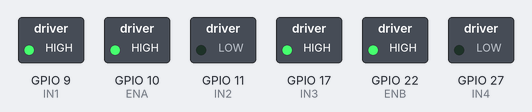
Simulated run of this program. Board: Raspberry Pi (BCM pin numbers). On the bench: switched loads named in the program (green lamp = pin HIGH).

Above: at 0.1 s.
Timing chart, 0 to 1.6 s (numbered marks = the images above):
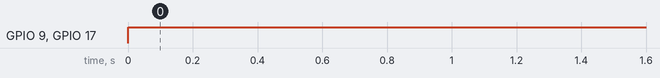

The program:

forward.py
```python
import RPi.GPIO as GPIO  # GPIO-Bibliothek importieren
import time              # Modul time importieren
GPIO.setmode(GPIO.BCM)   # Verwende BCM-Pinnummern

# GPIO-Channel festlegen
# Motor A
ENA = 10   # Enable Motor A
IN1 = 9    # In 1
IN2 = 11   # In 2
# Motor B
ENB = 22  # Enable Motor B
IN3 = 17  # In 3
IN4 = 27  # In 4

# GPIOs als Ausgang setzen
GPIO.setup(ENA, GPIO.OUT)
GPIO.setup(IN1, GPIO.OUT)
GPIO.setup(IN2, GPIO.OUT)
GPIO.setup(ENB, GPIO.OUT)
GPIO.setup(IN3, GPIO.OUT)
GPIO.setup(IN4, GPIO.OUT)

# Enable für Motor A und B anschalten
GPIO.output(ENA, 1)
GPIO.output(ENB, 1)

try:
    while True:
        GPIO.output(IN1, 1)  # Motor A Rechtslauf
        GPIO.output(IN2, 0)  # Motor A Rechtslauf
        GPIO.output(IN3, 1)  # Motor B Rechtslauf
        GPIO.output(IN4, 0)  # Motor B Rechtslauf

except KeyboardInterrupt:
    GPIO.output(IN1, 0)  # Bremsen
    GPIO.output(IN2, 0)  # Bremsen
    GPIO.output(IN3, 0)  # Bremsen
    GPIO.output(IN4, 0)  # Bremsen
    GPIO.cleanup()       # Aufräumen
```

Measured:
- by itself, GPIO 9 (IN1), GPIO 17 (IN3): LOW → HIGH at 0.00 s
